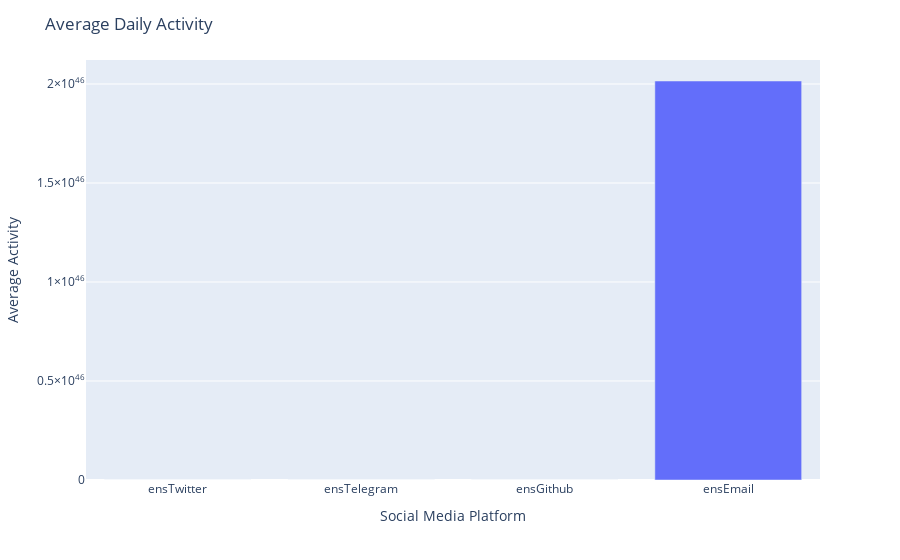

The cell this chart's notebook holds for it:
### Code cell
import pandas as pd

# Convert string columns to numeric
filtered_data['ensTwitter'] = pd.to_numeric(filtered_data['ensTwitter'], errors='coerce')
filtered_data['ensTelegram'] = pd.to_numeric(filtered_data['ensTelegram'], errors='coerce')
filtered_data['ensGithub'] = pd.to_numeric(filtered_data['ensGithub'], errors='coerce')
filtered_data['ensEmail'] = pd.to_numeric(filtered_data['ensEmail'], errors='coerce')

# Compute average daily activity on each social media platform
platform_activity = filtered_data[['ensTwitter', 'ensTelegram', 'ensGithub', 'ensEmail']].mean()

# Create a bar plot of platform activity
fig = px.bar(x=platform_activity.index, y=platform_activity.values)
fig.update_layout(
    title='Average Daily Activity',
    xaxis_title='Social Media Platform',
    yaxis_title='Average Activity'
)
fig.show()

### Figure 1 — Plotly figure (JSON) as saved in the notebook; plotly's stock layout.template omitted (floating-point values rounded to 4 significant figures)
{"data": [{"alignmentgroup": "True", "hovertemplate": "x=%{x}<br>y=%{y}<extra></extra>", "legendgroup": "", "marker": {"color": "#636efa", "pattern": {"shape": ""}}, "name": "", "offsetgroup": "", "orientation": "v", "showlegend": false, "textposition": "auto", "type": "bar", "x": ["ensTwitter", "ensTelegram", "ensGithub", "ensEmail"], "xaxis": "x", "y": [57136237, 1388571428611499800, 42907133, 2.015e+46], "yaxis": "y"}], "layout": {"barmode": "relative", "legend": {"tracegroupgap": 0}, "margin": {"t": 60}, "title": {"text": "Average Daily Activity"}, "xaxis": {"anchor": "y", "domain": [0, 1], "title": {"text": "Social Media Platform"}}, "yaxis": {"anchor": "x", "domain": [0, 1], "title": {"text": "Average Activity"}}}}
